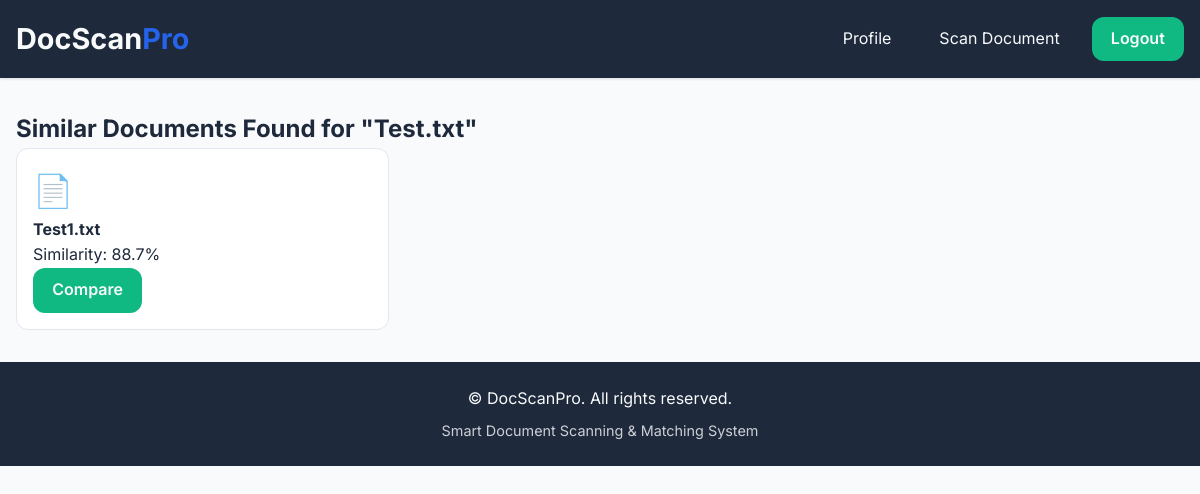
Screenshot of /matches/2 (signed in) with the database file from the repository.
### tables this page shows
CREATE TABLE documents (
            id INTEGER PRIMARY KEY AUTOINCREMENT,
            user_id INTEGER NOT NULL,
            filename TEXT NOT NULL,
            content TEXT NOT NULL,
            upload_date DATE DEFAULT CURRENT_DATE,
            FOREIGN KEY (user_id) REFERENCES users (id) ON DELETE CASCADE
        );

### blueprints/documents.py (the view)
@doc_bp.route('/matches/<int:doc_id>')
def get_matches(doc_id):
    if 'user_id' not in session:
        flash('Please log in to view matches.', 'error')
        return redirect('/auth/login')
    conn = get_db_connection()
    cursor = conn.cursor()
    cursor.execute('SELECT content, filename FROM documents WHERE id = ?', (doc_id,))
    target_row = cursor.fetchone()
    if not target_row:
        flash('Document not found.', 'error')
        conn.close()
        return redirect('/profile')
    target_content = target_row['content']
    target_filename = target_row['filename']
    cursor.execute('SELECT * FROM documents WHERE user_id = ? AND id != ?', (session['user_id'], doc_id))
    documents = cursor.fetchall()
    conn.close()
    matches = []
    for doc in documents:
        similarity_ratio = difflib.SequenceMatcher(None, target_content, doc['content']).ratio()
        if similarity_ratio > 0.1:  # Only consider documents with at least 10% similarity.
            match = dict(doc)
            match['similarity'] = similarity_ratio
            matches.append(match)
    matches = sorted(matches, key=lambda x: x['similarity'], reverse=True)
    return render_template('matches.html', matches=matches, target_doc_id=doc_id, target_filename=target_filename)

### app.py (called while the page is built)
@app.template_filter('file_icon')
def file_icon_filter(filename):
    ext = filename.split('.')[-1].lower()
    icons = {
        'txt': '📄', 'csv': '📊', 'doc': '📑', 'docx': '📑', 'pdf': '📘'
    }
    return icons.get(ext, '📁')

@app.after_request
def add_security_headers(response):
    response.headers['Strict-Transport-Security'] = 'max-age=31536000; includeSubDomains'
    response.headers['X-Content-Type-Options'] = 'nosniff'
    response.headers['X-Frame-Options'] = 'DENY'
    response.headers['X-XSS-Protection'] = '1; mode=block'
    response.headers['Content-Security-Policy'] = "default-src 'self' 'unsafe-inline' https://fonts.googleapis.com https://fonts.gstatic.com"
    return response

### blueprints/documents.py (called while the page is built)
def get_db_connection():
    conn = sqlite3.connect('database.db')
    conn.row_factory = sqlite3.Row
    return conn

### templates/matches.html (shortened to what this page needs)
{% extends "base.html" %}
{% block content %}
<div class="matches-container fade-in">
    <h2>Similar Documents Found for "{{ target_filename }}"</h2>
    {% if matches %}
    <div class="matches-grid doc-grid">
        {% for match in matches %}
        <div class="match-card doc-card">
            <div class="match-header">
                <span class="file-icon">{{ match.filename|file_icon }}</span>
                <div class="match-details">
                    <h4>{{ match.filename|truncate(30) }}</h4>
                    <p class="meta">Similarity: {{ (match.similarity * 100)|round(1) }}%</p>
                </div>
            </div>
            <div class="match-actions">
                <a href="/compare/{{ target_doc_id }}/{{ match.id }}" class="btn btn-secondary compare-btn">Compare</a>
            </div>
        </div>
        {% endfor %}
    </div>
    {% else %}
    <div class="empty-state">
        <p>No matching documents found.</p>
    </div>
    {% endif %}
</div>
{% endblock %}

### static/style.css (style rules this page uses)
:root { --primary: #2563eb; --primary-hover: #1d4ed8; --secondary: #10b981; --secondary-hover: #059669; --accent: #f59e0b; --dark: #1e293b; --light: #f8fafc; --background: #ffffff; --success: #10b981; --error: #ef4444; --warning: #f59e0b; --radius: 12px; --shadow-sm: 0 1px 3px rgba(0,0,0,0.12); --shadow-md: 0 4px 6px rgba(0,0,0,0.1); --shadow-lg: 0 10px 15px rgba(0,0,0,0.1); --transition: all 0.3s cubic-bezier(0.4, 0, 0.2, 1); }
* { margin: 0; padding: 0; box-sizing: border-box; }
body { font-family: 'Inter', system-ui, sans-serif; background: var(--light); color: var(--dark); line-height: 1.6; }
.btn { padding: 0.6rem 1.2rem; border: none; border-radius: var(--radius); cursor: pointer; font-weight: 600; transition: var(--transition); text-decoration: none; display: inline-block; }
.btn-secondary { background: var(--secondary); color: var(--light); }
.fade-in { animation: fadeIn 0.5s ease-out; }
.doc-grid { display: grid; grid-template-columns: repeat(auto-fill, minmax(280px, 1fr)); gap: 1.5rem; }
.doc-card { background: var(--background); border: 1px solid #e2e8f0; border-radius: var(--radius); padding: 1rem; transition: var(--transition); }
.file-icon { font-size: 2rem; }

### rows the page displays
documents: filename "Test.txt"
documents: filename|file_icon "📄", filename "Test1.txt", similarity "88.7"
